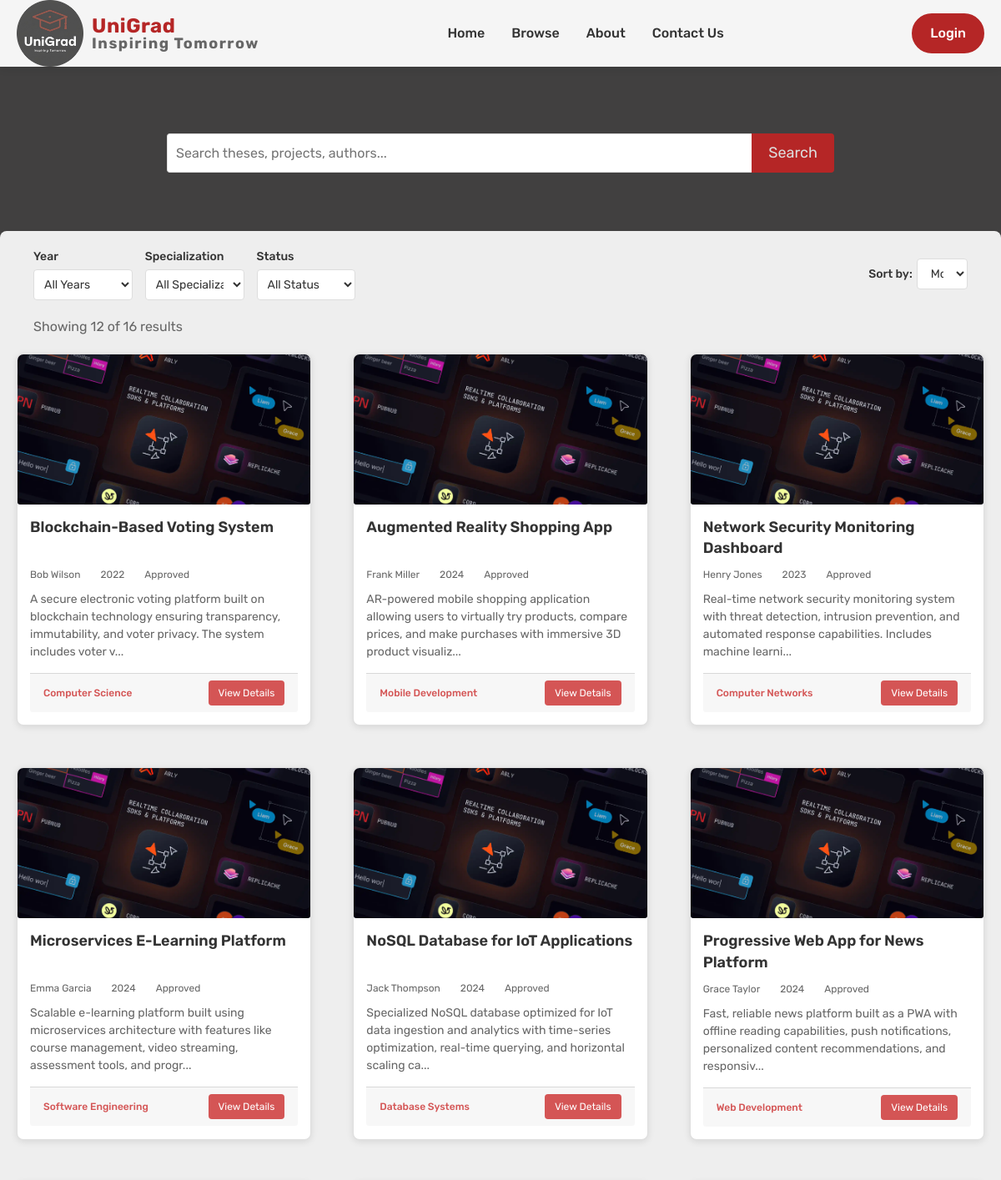
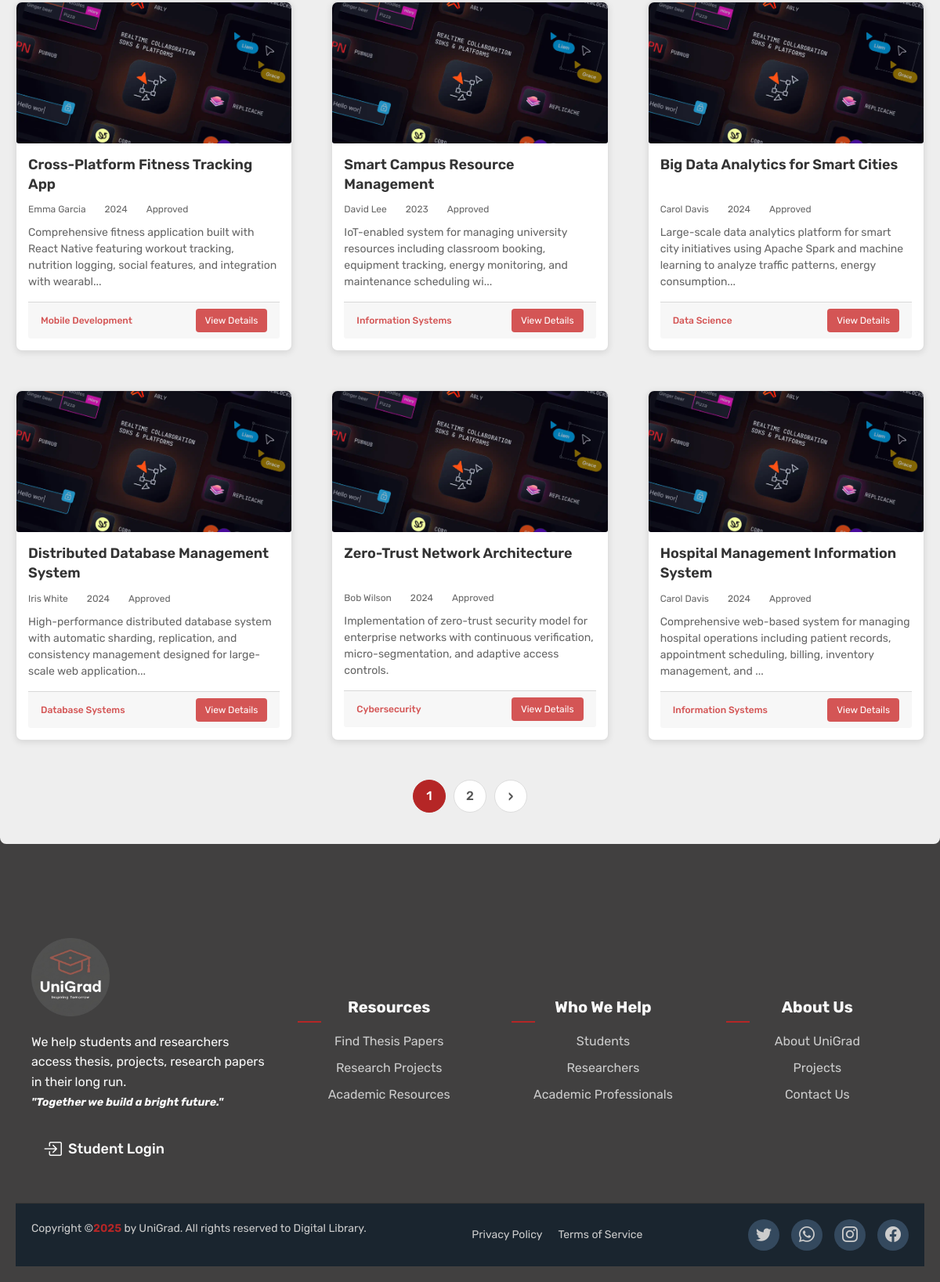
The app's page /projects with its own data (2 pictures, top to bottom).
### tables this page shows
CREATE TABLE
    projects (
        id INT AUTO_INCREMENT PRIMARY KEY,
        title VARCHAR(255) NOT NULL,
        description TEXT NOT NULL,
        author_name VARCHAR(100) NOT NULL,
        supervisor VARCHAR(100) NOT NULL,
        specialization_id INT NOT NULL,
        user_id INT NOT NULL,
        image_path VARCHAR(255) DEFAULT '/images/default-project.png',
        file_path VARCHAR(255) NOT NULL,
        year YEAR NOT NULL,
        keywords TEXT,
        status ENUM ('pending', 'approved', 'rejected') DEFAULT 'pending',
        created_at TIMESTAMP DEFAULT CURRENT_TIMESTAMP,
        updated_at TIMESTAMP DEFAULT CURRENT_TIMESTAMP ON UPDATE CURRENT_TIMESTAMP,
        INDEX idx_specialization (specialization_id),
        INDEX idx_user (user_id),
        INDEX idx_status (status),
        INDEX idx_year (year),
        FULLTEXT idx_search (title, description, keywords, author_name),
        FOREIGN KEY (specialization_id) REFERENCES specializations (id) ON DELETE CASCADE,
        FOREIGN KEY (user_id) REFERENCES users (id) ON DELETE CASCADE
    );

CREATE TABLE
    specializations (
        id INT AUTO_INCREMENT PRIMARY KEY,
        name VARCHAR(100) NOT NULL,
        faculty VARCHAR(100) NOT NULL,
        description TEXT,
        created_at TIMESTAMP DEFAULT CURRENT_TIMESTAMP,
        INDEX idx_faculty (faculty)
    );

### views/projects/listings.php (the view, shortened to what the rows shown need)
<link rel="stylesheet" href="/css/browse.css">
<div class="search-filters" style="margin-top: 20vh;">
    <div class="search-bar">
        <form method="GET" action="/projects" style="display: flex; width: 100%; max-width: 800px;">
            <input type="text"
                name="search"
                placeholder="Search theses, projects, authors..."
                value="<?php echo $view->escape($currentSearch ?? ''); ?>">
            <button type="submit">Search</button>
        </form>
    </div>
</div>
<section class="main-section">
    <div class="filters">
        <form method="GET" action="/projects" id="filterForm">
            <div class="filter-group">
                <label for="year">Year</label>
                <select class="sort-dropdown" id="year" name="year" onchange="document.getElementById('filterForm').submit();">
                    <option value="">All Years</option>
                </select>
            </div>
            <div class="filter-group">
                <label for="specialization">Specialization</label>
                <select class="sort-dropdown" id="specialization" name="specialization" onchange="document.getElementById('filterForm').submit();">
                    <option value="">All Specializations</option>
                </select>
            </div>
            <div class="filter-group">
                <label for="status">Status</label>
                <select class="sort-dropdown" id="status" name="status" onchange="document.getElementById('filterForm').submit();">
                    <option value="">All Status</option>
                </select>
            </div>
            <div class="sort-container">
                <label for="sort-options" class="sort-label">Sort by:</label>
                <select class="sort-dropdown" id="sort-options" name="sort" onchange="document.getElementById('filterForm').submit();">
                    <option value="created_at_desc" <?php echo (($_GET['sort'] ?? '') == 'created_at_desc') ? 'selected' : ''; ?>>Most Recent</option>
                </select>
            </div>
        </form>
    </div>
    <?php if (!empty($projects['data'])): ?>
        <div style="padding: 0 20px; margin-bottom: 20px; color: #666;">
            <p>Showing <?php echo count($projects['data']); ?> of <?php echo $projects['total']; ?> results
            </p>
        </div>
    <?php endif; ?>
    <div class="cards-grid">
        <?php if (!empty($projects['data'])): ?>
            <?php foreach ($projects['data'] as $project): ?>
                <div class="card">
                    <a href="/projects/<?php echo $project['id']; ?>">
                        <img src="<?= $view->escape(str_replace("public", "", $project['image_path'])) ?>" alt="Project Image" class="card-img">
                    </a>
                    <div class="card-content">
                        <div class="card-title">
                            <?php echo $view->escape($project['title']); ?>
                        </div>
                        <div class="card-meta">
                            <span class="card-author"><?php echo $view->escape($project['author_name']); ?></span>
                            <span class="card-year"><?php echo $view->escape($project['year']); ?></span>
                            <span class="card-type">
                                <?php echo ucfirst($view->escape($project['status'] ?? 'Project')); ?>
                            </span>
                        </div>
                        <div class="card-desc">
                            <?php
                            $description = $project['description'];
                            echo $view->escape(strlen($description) > 150 ? substr($description, 0, 150) . '...' : $description);
                            ?>
                        </div>
                        <div class="card-footer">
                            <span class="card-university">
                                <?php echo $view->escape($project['specialization_name'] ?? 'University Digital Library'); ?>
                            </span>
                            <a href="/projects/<?php echo $project['id']; ?>">
                                <button class="view-details-btn">View Details</button>
                            </a>
                        </div>
                    </div>
                </div>
            <?php endforeach; ?>
        <?php endif; ?>
    </div>
    <?php if (!empty($projects['data']) && $projects['last_page'] > 1): ?>
        <div class="pagination">
            <?php
            $currentPage = $projects['current_page'];
            $lastPage = $projects['last_page'];
            $queryParams = $_GET;
            ?>
            <?php
            $startPage = max(1, $currentPage - 2);
            $endPage = min($lastPage, $currentPage + 2);
            for ($page = $startPage; $page <= $endPage; $page++):
                $queryParams['page'] = $page;
                $pageUrl = '/projects?' . http_build_query($queryParams);
            ?>
                <a href="<?php echo $pageUrl; ?>"
                    class="pagination-number <?php echo ($page == $currentPage) ? 'active' : ''; ?>">
                    <?php echo $page; ?>
                </a>
            <?php endfor; ?>
            <?php if ($currentPage < $lastPage): ?>
                <?php
                $queryParams['page'] = $currentPage + 1;
                $nextUrl = '/projects?' . http_build_query($queryParams);
                ?>
                <a href="<?php echo $nextUrl; ?>" class="pagination-arrow">›</a>
            <?php endif; ?>
        </div>
    <?php endif; ?>
</section>

### core/Router.php (shortened to what the rows shown need)
<?php
class Router
{
    private array $routes;
    public function __construct(array $routes)
    {
        $this->routes = $routes;
    }
    public function dispatch(string $uri, string $method): void
    {
        $uri = parse_url($uri, PHP_URL_PATH);
        $uri = rtrim($uri, '/') ?: '/';
        foreach ($this->routes as $pattern => $handler) {
            if ($this->matchRoute($pattern, $uri)) {
                $this->executeHandler($handler, $uri, $pattern);
                return;
            }
        }
        throw new Exception('Route not found', 404);
    }
    private function matchRoute(string $pattern, string $uri): bool
    {
        $regex = str_replace('/', '\/', $pattern);
        $regex = preg_replace('/\\\\\(([^)]+)\\\\\)/', '($1)', $regex);
        $regex = "/^{$regex}$/";
        return preg_match($regex, $uri);
    }
    private function executeHandler(array $handler, string $uri, string $pattern): void
    {
        [$controllerName, $method] = $handler;
        $params = $this->extractParameters($pattern, $uri);
        $controller = new $controllerName();
        call_user_func_array([$controller, $method], $params);
    }
    private function extractParameters(string $pattern, string $uri): array
    {
        $regex = str_replace('/', '\/', $pattern);
        $regex = preg_replace('/\\\\\(([^)]+)\\\\\)/', '($1)', $regex);
        $regex = "/^{$regex}$/";
        preg_match($regex, $uri, $matches);
        array_shift($matches);
        return $matches;
    }
}

### records on screen
projects: image_path (placeholder picture), title "Blockchain-Based Voting System", author_name "Bob Wilson", year "2022", status "Approved", description "A secure electronic voting platform built on blockchain technology ensuring transparency, immutability, and voter privacy. The system includes voter v...", specialization.name "Computer Science"
projects: image_path (placeholder picture), title "Augmented Reality Shopping App", author_name "Frank Miller", year "2024", status "Approved", description "AR-powered mobile shopping application allowing users to virtually try products, compare prices, and make purchases with immersive 3D product visualiz...", specialization.name "Mobile Development"
projects: image_path (placeholder picture), title "Network Security Monitoring Dashboard", author_name "Henry Jones", year "2023", status "Approved", description "Real-time network security monitoring system with threat detection, intrusion prevention, and automated response capabilities. Includes machine learni...", specialization.name "Computer Networks"
projects: image_path (placeholder picture), title "Microservices E-Learning Platform", author_name "Emma Garcia", year "2024", status "Approved", description "Scalable e-learning platform built using microservices architecture with features like course management, video streaming, assessment tools, and progr...", specialization.name "Software Engineering"
projects: image_path (placeholder picture), title "NoSQL Database for IoT Applications", author_name "Jack Thompson", year "2024", status "Approved", description "Specialized NoSQL database optimized for IoT data ingestion and analytics with time-series optimization, real-time querying, and horizontal scaling ca...", specialization.name "Database Systems"
projects: image_path (placeholder picture), title "Progressive Web App for News Platform", author_name "Grace Taylor", year "2024", status "Approved", description "Fast, reliable news platform built as a PWA with offline reading capabilities, push notifications, personalized content recommendations, and responsiv...", specialization.name "Web Development"
projects: image_path (placeholder picture), title "Cross-Platform Fitness Tracking App", author_name "Emma Garcia", year "2024", status "Approved", description "Comprehensive fitness application built with React Native featuring workout tracking, nutrition logging, social features, and integration with wearabl...", specialization.name "Mobile Development"
projects: image_path (placeholder picture), title "Smart Campus Resource Management", author_name "David Lee", year "2023", status "Approved", description "IoT-enabled system for managing university resources including classroom booking, equipment tracking, energy monitoring, and maintenance scheduling wi...", specialization.name "Information Systems"
projects: image_path (placeholder picture), title "Big Data Analytics for Smart Cities", author_name "Carol Davis", year "2024", status "Approved", description "Large-scale data analytics platform for smart city initiatives using Apache Spark and machine learning to analyze traffic patterns, energy consumption...", specialization.name "Data Science"
projects: image_path (placeholder picture), title "Distributed Database Management System", author_name "Iris White", year "2024", status "Approved", description "High-performance distributed database system with automatic sharding, replication, and consistency management designed for large-scale web application...", specialization.name "Database Systems"
projects: image_path (placeholder picture), title "Zero-Trust Network Architecture", author_name "Bob Wilson", year "2024", status "Approved", description "Implementation of zero-trust security model for enterprise networks with continuous verification, micro-segmentation, and adaptive access controls.", specialization.name "Cybersecurity"
projects: image_path (placeholder picture), title "Hospital Management Information System", author_name "Carol Davis", year "2024", status "Approved", description "Comprehensive web-based system for managing hospital operations including patient records, appointment scheduling, billing, inventory management, and ...", specialization.name "Information Systems"

### other values on screen
count($projects['data']) "12"
$projects['total'] "16"
